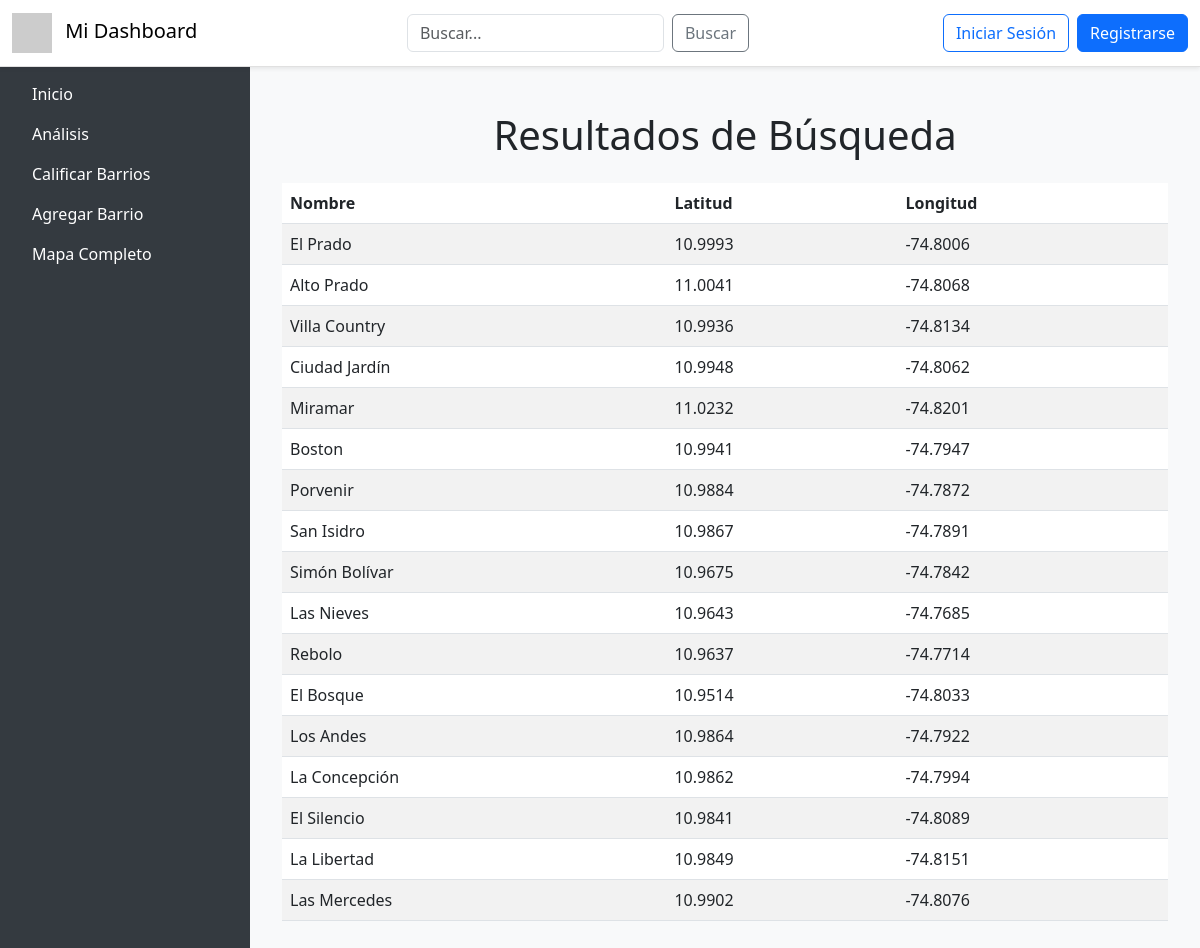
The app's page /buscar with its own data.
### models.py (models this page shows)
class Barrio(db.Model):
    id = db.Column(db.Integer, primary_key=True)
    nombre = db.Column(db.String(100), nullable=False)
    latitud = db.Column(db.Float, nullable=False)
    longitud = db.Column(db.Float, nullable=False)

### app.py (the view)
@app.route('/buscar', methods=['GET'])
def buscar():
    query = request.args.get('search', '')  # Obtener texto ingresado en la búsqueda
    resultados = Barrio.query.filter(Barrio.nombre.contains(query)).all()  # Buscar coincidencias por nombre
    return render_template('buscar.html', query=query, resultados=resultados)

### templates/buscar.html
{% extends "layout.html" %}
{% block content %}
<div class="container">
    <h1 class="text-center my-4">Resultados de Búsqueda</h1>
    {% if resultados %}
        <table class="table table-striped">
            <thead>
                <tr>
                    <th>Nombre</th>
                    <th>Latitud</th>
                    <th>Longitud</th>
                </tr>
            </thead>
            <tbody>
                {% for barrio in resultados %}
                <tr>
                    <td>{{ barrio.nombre }}</td>
                    <td>{{ barrio.latitud }}</td>
                    <td>{{ barrio.longitud }}</td>
                </tr>
                {% endfor %}
            </tbody>
        </table>
    {% else %}
        <p class="text-center">No se encontraron resultados para "{{ query }}".</p>
    {% endif %}
</div>
{% endblock %}

### templates/layout.html (shortened to what this page needs)
<!DOCTYPE html>
<html lang="en">
<head>
    <link href="https://cdn.jsdelivr.net/npm/bootstrap@5.3.0/dist/css/bootstrap.min.css" rel="stylesheet">
</head>
<body>
    <nav class="navbar navbar-expand-lg navbar-light navbar-custom shadow-sm">
        <div class="container-fluid">
            <a class="navbar-brand" href="/">
                <img src="https://via.placeholder.com/40" alt="Logo" class="me-2">
                Mi Dashboard
            </a>
            <form class="d-flex mx-auto" role="search">
                <input class="form-control me-2" type="search" placeholder="Buscar..." aria-label="Search">
                <button class="btn btn-outline-secondary" type="submit">Buscar</button>
            </form>
            <div class="d-flex">
                <a href="/login" class="btn btn-outline-primary me-2">Iniciar Sesión</a>
                <a href="/register" class="btn btn-primary">Registrarse</a>
            </div>
        </div>
    </nav>
    <div id="sidebar" class="d-flex flex-column">
        <h3 class="text-center py-3">Menú</h3>
        <nav class="nav flex-column px-3">
            <a href="/" class="nav-link">Inicio</a>
            <a href="/analisis" class="nav-link">Análisis</a>
            <a href="/rate" class="nav-link">Calificar Barrios</a>
            <a href="/formulario" class="nav-link">Agregar Barrio</a>
            <a href="/mapa" class="nav-link">Mapa Completo</a>
        </nav>
    </div>
    <div id="content">
        {% block content %}{% endblock %}
    </div>
</body>
</html>

### templates/layout.html (style rules this page uses)
body { display: flex; flex-direction: column; min-height: 100vh; }
#sidebar { width: 250px; background-color: #343a40; color: white; position: fixed; height: 100%; top: 0; left: 0; }
#content { margin-left: 250px; padding: 20px; flex-grow: 1; background-color: #f8f9fa; }
.nav-link { color: white; }
.navbar-custom { background-color: #ffffff; border-bottom: 1px solid #e0e0e0; z-index: 1000; }

### records on screen
Barrio: nombre "El Prado", latitud "10.9993", longitud "-74.8006"
Barrio: nombre "Alto Prado", latitud "11.0041", longitud "-74.8068"
Barrio: nombre "Villa Country", latitud "10.9936", longitud "-74.8134"
Barrio: nombre "Ciudad Jardín", latitud "10.9948", longitud "-74.8062"
Barrio: nombre "Miramar", latitud "11.0232", longitud "-74.8201"
Barrio: nombre "Boston", latitud "10.9941", longitud "-74.7947"
Barrio: nombre "Porvenir", latitud "10.9884", longitud "-74.7872"
Barrio: nombre "San Isidro", latitud "10.9867", longitud "-74.7891"
Barrio: nombre "Simón Bolívar", latitud "10.9675", longitud "-74.7842"
Barrio: nombre "Las Nieves", latitud "10.9643", longitud "-74.7685"
Barrio: nombre "Rebolo", latitud "10.9637", longitud "-74.7714"
Barrio: nombre "El Bosque", latitud "10.9514", longitud "-74.8033"
Barrio: nombre "Los Andes", latitud "10.9864", longitud "-74.7922"
Barrio: nombre "La Concepción", latitud "10.9862", longitud "-74.7994"
Barrio: nombre "El Silencio", latitud "10.9841", longitud "-74.8089"
Barrio: nombre "La Libertad", latitud "10.9849", longitud "-74.8151"
Barrio: nombre "Las Mercedes", latitud "10.9902", longitud "-74.8076"
